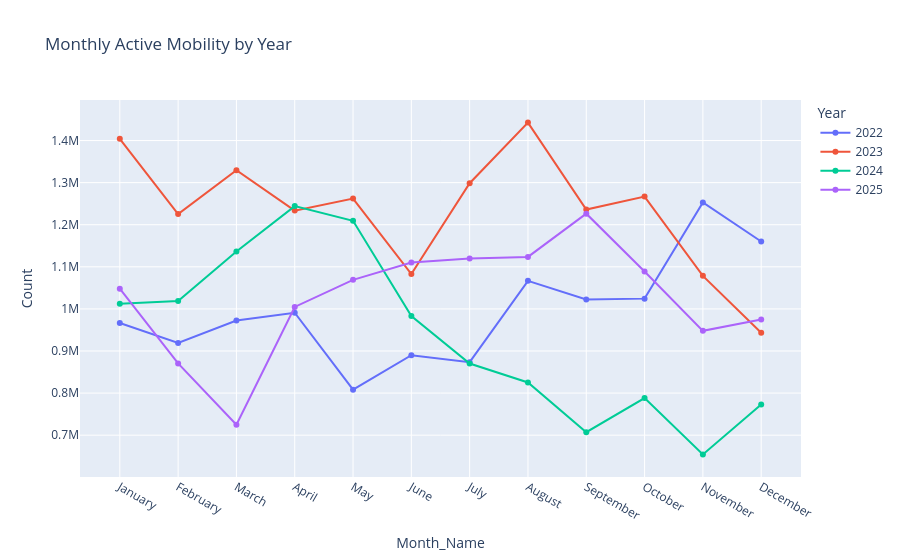

The cell this chart's notebook holds for it:
### Code cell
fig = px.line(
    monthly,
    x="Month_Name",
    y="Count",
    color="Year",
    markers=True,
    title="Monthly Active Mobility by Year"
)

fig.show()

### Figure 1 — Plotly figure (JSON) as saved in the notebook; plotly's stock layout.template omitted (floating-point values rounded to 4 significant figures)
{"data": [{"hovertemplate": "Year=2022<br>Month_Name=%{x}<br>Count=%{y}<extra></extra>", "legendgroup": "2022", "line": {"color": "#636efa", "dash": "solid"}, "marker": {"symbol": "circle"}, "mode": "lines+markers", "name": "2022", "orientation": "v", "showlegend": true, "type": "scatter", "x": ["January", "February", "March", "April", "May", "June", "July", "August", "September", "October", "November", "December"], "xaxis": "x", "y": [966600.0, 919100.0, 972300.0, 991000.0, 808000.0, 890100.0, 873400.0, 1067000.0, 1022000.0, 1024000.0, 1253000.0, 1160000.0], "yaxis": "y"}, {"hovertemplate": "Year=2023<br>Month_Name=%{x}<br>Count=%{y}<extra></extra>", "legendgroup": "2023", "line": {"color": "#EF553B", "dash": "solid"}, "marker": {"symbol": "circle"}, "mode": "lines+markers", "name": "2023", "orientation": "v", "showlegend": true, "type": "scatter", "x": ["January", "February", "March", "April", "May", "June", "July", "August", "September", "October", "November", "December"], "xaxis": "x", "y": [1404000.0, 1225000.0, 1330000.0, 1234000.0, 1262000.0, 1083000.0, 1299000.0, 1443000.0, 1236000.0, 1267000.0, 1078000.0, 943500.0], "yaxis": "y"}, {"hovertemplate": "Year=2024<br>Month_Name=%{x}<br>Count=%{y}<extra></extra>", "legendgroup": "2024", "line": {"color": "#00cc96", "dash": "solid"}, "marker": {"symbol": "circle"}, "mode": "lines+markers", "name": "2024", "orientation": "v", "showlegend": true, "type": "scatter", "x": ["January", "February", "March", "April", "May", "June", "July", "August", "September", "October", "November", "December"], "xaxis": "x", "y": [1012000.0, 1019000.0, 1136000.0, 1244000.0, 1209000.0, 983200.0, 870300.0, 825300.0, 707000.0, 788200.0, 654300.0, 772900.0], "yaxis": "y"}, {"hovertemplate": "Year=2025<br>Month_Name=%{x}<br>Count=%{y}<extra></extra>", "legendgroup": "2025", "line": {"color": "#ab63fa", "dash": "solid"}, "marker": {"symbol": "circle"}, "mode": "lines+markers", "name": "2025", "orientation": "v", "showlegend": true, "type": "scatter", "x": ["January", "February", "March", "April", "May", "June", "July", "August", "September", "October", "November", "December"], "xaxis": "x", "y": [1048000.0, 870600.0, 724700.0, 1005000.0, 1069000.0, 1110000.0, 1120000.0, 1124000.0, 1226000.0, 1089000.0, 947900.0, 974800.0], "yaxis": "y"}], "layout": {"legend": {"title": {"text": "Year"}, "tracegroupgap": 0}, "title": {"text": "Monthly Active Mobility by Year"}, "xaxis": {"anchor": "y", "domain": [0, 1], "title": {"text": "Month_Name"}}, "yaxis": {"anchor": "x", "domain": [0, 1], "title": {"text": "Count"}}}}
